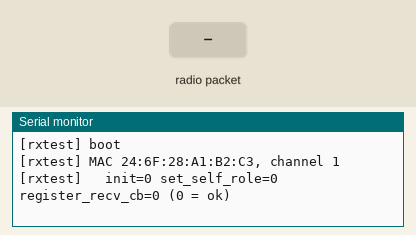
This sketch was run on a simulated ESP8266 (NodeMCU). Parts: the last lines printed to the serial monitor. Inputs (shaded band) come from the test bench. A WiFi scan finds three made-up networks.

Above: at 1.0 s.
1.1 s: radio packet "1" arrives
At 3.9 s:
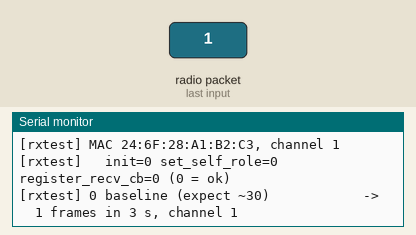
4.1 s: radio packet "0" arrives
At 6.9 s:
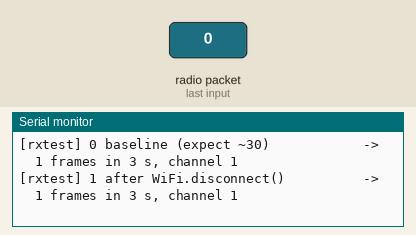
7.1 s: radio packet "2" arrives
At 9.8 s:
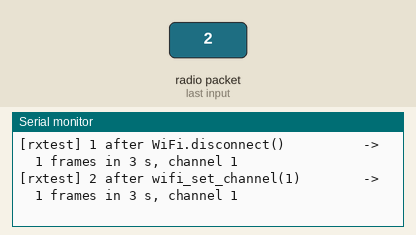

The sketch:

espnow_rx_test.ino
```cpp
// ESP-NOW receive test for ESP8266.
//
// Starts like the Random Nerd Tutorials ESP8266 receiver (no scan, no
// disconnect, no set_channel), then applies the main sketch's startup calls
// one at a time and counts frames received for 3 s after each, to find which
// call stops reception. After the last stage it keeps reporting once per second.
// Leave the sender running. Output at 115200 baud.
#include <ESP8266WiFi.h>
#include <espnow.h>

volatile uint16_t rxCount = 0;
volatile uint8_t lastLen = 0;
volatile uint8_t lastMac[6];
volatile uint8_t lastData[3];

void onRecv(uint8_t *mac, uint8_t *data, uint8_t len) {
  rxCount++;
  lastLen = len;
  for (int i = 0; i < 6; i++) lastMac[i] = mac[i];
  for (int i = 0; i < 3 && i < len; i++) lastData[i] = data[i];
}

void startEspNow() {
  int r0 = esp_now_init();
  int r1 = esp_now_set_self_role(ESP_NOW_ROLE_SLAVE);
  int r2 = esp_now_register_recv_cb(onRecv);
  Serial.printf("[rxtest]   init=%d set_self_role=%d register_recv_cb=%d (0 = ok)\n", r0, r1, r2);
}

uint16_t takeCount() {
  noInterrupts();
  uint16_t n = rxCount; rxCount = 0;
  interrupts();
  return n;
}

void measure(const char *stage) {
  takeCount();                 // discard frames from before this stage
  delay(3000);
  uint16_t n = takeCount();
  Serial.printf("[rxtest] %-34s -> %3u frames in 3 s, channel %u\n", stage, n, wifi_get_channel());
}

void setup() {
  Serial.begin(115200);
  delay(100);
  Serial.println("\n[rxtest] boot");

  WiFi.mode(WIFI_STA);
  Serial.printf("[rxtest] MAC %s, channel %u\n", WiFi.macAddress().c_str(), wifi_get_channel());
  startEspNow();
  measure("0 baseline (expect ~30)");

  WiFi.disconnect();
  measure("1 after WiFi.disconnect()");

  wifi_set_channel(1);
  measure("2 after wifi_set_channel(1)");

  int n = WiFi.scanNetworks();
  Serial.printf("[rxtest]   scan found %d networks\n", n);
  measure("3 after WiFi.scanNetworks()");

  wifi_set_channel(1);
  measure("4 after wifi_set_channel(1) again");

  esp_now_deinit();
  startEspNow();
  measure("5 after ESP-NOW deinit + init");

  WiFi.mode(WIFI_OFF);
  delay(100);
  WiFi.mode(WIFI_STA);
  startEspNow();
  measure("6 after WIFI_OFF -> STA + ESP-NOW init");

  Serial.println("[rxtest] stages done, reporting every second");
}

uint32_t lastReport = 0;

void loop() {
  if (millis() - lastReport >= 1000) {
    uint16_t n = takeCount();
    Serial.printf("[rxtest] last 1 s: %u frames, channel %u", n, wifi_get_channel());
    if (n) Serial.printf(", last from %02X:%02X:%02X:%02X:%02X:%02X len %u data %02X %02X %02X",
                         lastMac[0], lastMac[1], lastMac[2], lastMac[3], lastMac[4], lastMac[5],
                         lastLen, lastData[0], lastData[1], lastData[2]);
    Serial.println();
    lastReport = millis();
  }
}
```

Measured:
- after the input at 1.1 s, the serial monitor: prints a new line after 2.0 s (image 1)
- after the input at 4.1 s, the serial monitor: prints a new line after 2.0 s (image 2)
- after the input at 7.1 s, the serial monitor: prints a new line after 2.0 s (image 3)
